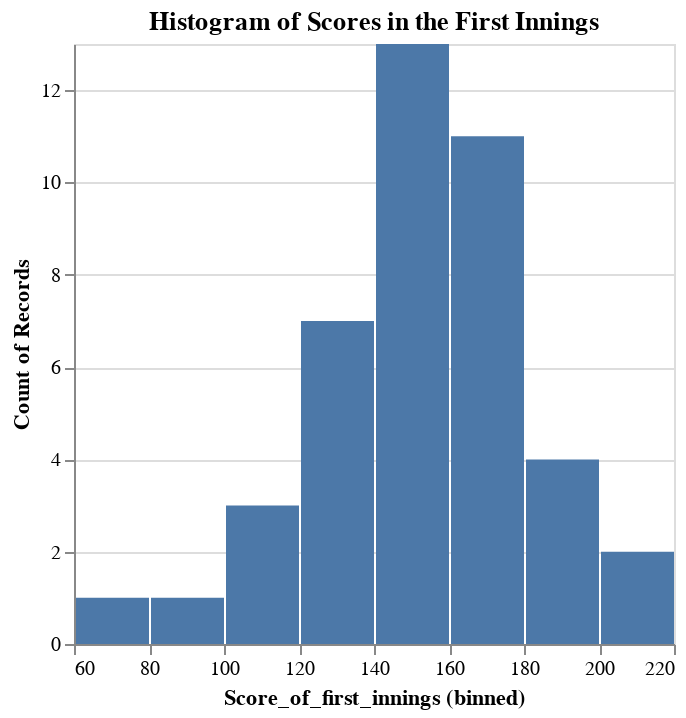

Notebook code cell kept with this figure:
### Code cell
#a) Histogram of Scores in the First Innings
# Convert scores to numeric values
data['Score_of_first_innings'] = pd.to_numeric(data['Score_of_first_innings'], errors='coerce')

# Create a histogram of scores in the first innings
hist_first_innings = alt.Chart(data).mark_bar().encode(
    alt.X('Score_of_first_innings', bin=True),
    y='count()'
).properties(
    title='Histogram of Scores in the First Innings'
)

hist_first_innings

### Figure 1 — Vega-Lite specification as saved in the notebook (floating-point values rounded to 4 significant figures)
{"config": {"view": {"continuousWidth": 300, "continuousHeight": 300}}, "data": {"name": "data-291a774f42e644d64907353e02bf421c"}, "mark": {"type": "bar"}, "encoding": {"x": {"bin": true, "field": "Score_of_first_innings", "type": "quantitative"}, "y": {"aggregate": "count", "type": "quantitative"}}, "title": "Histogram of Scores in the First Innings", "$schema": "https://vega.github.io/schema/vega-lite/v5.17.0.json", "datasets": {"data-291a774f42e644d64907353e02bf421c": [{"Match_id": 1, "Team_1": "Namibia", "Team_2": "Sri Lanka", "             Venue": "GMHBA Stadium, South Geelong, Victoria", "Stage": "First Round", "Toss_winner": "Sri Lanka", "Toss_decision": "Field", "Score_of_first_innings": 163.0, "Wkts_in_first_innings": "7", "Score_of_second_innings": "108", "Wkts_in_second_innings": "10", "Winner": "Namibia", "Won by": "55 Runs", "Player_of_the_match": "Jan Frylinck"}, {"Match_id": 2, "Team_1": "UAE", "Team_2": "Netherlands ", "             Venue": "GMHBA Stadium, South Geelong, Victoria", "Stage": "First Round", "Toss_winner": "UAE", "Toss_decision": "Bat", "Score_of_first_innings": 111.0, "Wkts_in_first_innings": "8", "Score_of_second_innings": "112", "Wkts_in_second_innings": "7", "Winner": "Netherlands", "Won by": "3 Wickets", "Player_of_the_match": "Bas de Leede"}, {"Match_id": 3, "Team_1": "Scotland", "Team_2": "West Indies", "             Venue": "Bellerive Oval, Hobart", "Stage": "First Round", "Toss_winner": "West Indies", "Toss_decision": "Field", "Score_of_first_innings": 160.0, "Wkts_in_first_innings": "5", "Score_of_second_innings": "118", "Wkts_in_second_innings": "10", "Winner": "Scotland", "Won by": "42 Runs", "Player_of_the_match": "George Munsey"}, {"Match_id": 4, "Team_1": "Zimbave", "Team_2": "Ireland", "             Venue": "Bellerive Oval, Hobart", "Stage": "First Round", "Toss_winner": "Ireland", "Toss_decision": "Field", "Score_of_first_innings": 174.0, "Wkts_in_first_innings": "7", "Score_of_second_innings": "143", "Wkts_in_second_innings": "9", "Winner": "Zimbave", "Won by": "31 Runs", "Player_of_the_match": "Sikandar Raza"}, {"Match_id": 5, "Team_1": "Namibia", "Team_2": "Netherlands ", "             Venue": "GMHBA Stadium, South Geelong, Victoria", "Stage": "First Round", "Toss_winner": "Namibia", "Toss_decision": "Bat", "Score_of_first_innings": 121.0, "Wkts_in_first_innings": "6", "Score_of_second_innings": "122", "Wkts_in_second_innings": "5", "Winner": "Netherlands", "Won by": "5 Wickets", "Player_of_the_match": "\nBas de Leede"}, {"Match_id": 6, "Team_1": "Sri Lanka", "Team_2": "UAE", "             Venue": "GMHBA Stadium, South Geelong, Victoria", "Stage": "First Round", "Toss_winner": "UAE", "Toss_decision": "Field", "Score_of_first_innings": 152.0, "Wkts_in_first_innings": "8", "Score_of_second_innings": "73", "Wkts_in_second_innings": "10", "Winner": "Sri Lanka", "Won by": "79 Runs", "Player_of_the_match": "Pathum Nissanka"}, {"Match_id": 7, "Team_1": "Scotland", "Team_2": "Ireland", "             Venue": "Bellerive Oval, Hobart", "Stage": "First Round", "Toss_winner": "Scotland", "Toss_decision": "Bat", "Score_of_first_innings": 176.0, "Wkts_in_first_innings": "5", "Score_of_second_innings": "180", "Wkts_in_second_innings": "4", "Winner": "Ireland", "Won by": "6 Wickets", "Player_of_the_match": "Curtis Campher"}, {"Match_id": 8, "Team_1": "West Indies", "Team_2": "Zimbave", "             Venue": "Bellerive Oval, Hobart", "Stage": "First Round", "Toss_winner": "West Indies", "Toss_decision": "Bat", "Score_of_first_innings": 153.0, "Wkts_in_first_innings": "7", "Score_of_second_innings": "122", "Wkts_in_second_innings": "10", "Winner": "West Indies", "Won by": "31 Runs", "Player_of_the_match": "Alzarri Joseph"}, {"Match_id": 9, "Team_1": "Sri Lanka", "Team_2": "Netherlands ", "             Venue": "GMHBA Stadium, South Geelong, Victoria", "Stage": "First Round", "Toss_winner": "Sri Lanka", "Toss_decision": "Bat", "Score_of_first_innings": 162.0, "Wkts_in_first_innings": "6", "Score_of_second_innings": "146", "Wkts_in_second_innings": "9", "Winner": "Sri Lanka", "Won by": "16 Runs", "Player_of_the_match": "Kusal Mendis"}, {"Match_id": 10, "Team_1": "UAE", "Team_2": "Namibia", "             Venue": "GMHBA Stadium, South Geelong, Victoria", "Stage": "First Round", "Toss_winner": "UAE", "Toss_decision": "Bat", "Score_of_first_innings": 148.0, "Wkts_in_first_innings": "3", "Score_of_second_innings": "141", "Wkts_in_second_innings": "8", "Winner": "UAE", "Won by": "7 Runs", "Player_of_the_match": "Muhammad Waseem"}, {"Match_id": 11, "Team_1": "West Indies", "Team_2": "Ireland", "             Venue": "Bellerive Oval, Hobart", "Stage": "First Round", "Toss_winner": "West Indies", "Toss_decision": "Bat", "Score_of_first_innings": 146.0, "Wkts_in_first_innings": "5", "Score_of_second_innings": "150", "Wkts_in_second_innings": "1", "Winner": "Ireland", "Won by": "9 Wickets", "Player_of_the_match": "Gareth Delany"}, {"Match_id": 12, "Team_1": "Scotland", "Team_2": "Zimbave", "             Venue": "Bellerive Oval, Hobart", "Stage": "Group", "Toss_winner": "Scotland", "Toss_decision": "Bat", "Score_of_first_innings": 132.0, "Wkts_in_first_innings": "6", "Score_of_second_innings": "133", "Wkts_in_second_innings": "5", "Winner": "Zimbave", "Won by": "5 Wickets", "Player_of_the_match": "Sikandar Raza"}, {"Match_id": 13, "Team_1": "New Zealand", "Team_2": "Australia", "             Venue": "Sydney Cricket Ground, Sydney", "Stage": "Group", "Toss_winner": "Australia", "Toss_decision": "Field", "Score_of_first_innings": 200.0, "Wkts_in_first_innings": "3", "Score_of_second_innings": "111", "Wkts_in_second_innings": "10", "Winner": "New Zealand", "Won by": "89 Runs", "Player_of_the_match": "Devon Conway"}, {"Match_id": 14, "Team_1": "Afghanistan", "Team_2": "England", "             Venue": "Perth Stadium, Perth", "Stage": "Group", "Toss_winner": "England", "Toss_decision": "Field", "Score_of_first_innings": 112.0, "Wkts_in_first_innings": "10", "Score_of_second_innings": "113", "Wkts_in_second_innings": "5", "Winner": "England", "Won by": "5 Wickets", "Player_of_the_match": "Sam Curran"}, {"Match_id": 15, "Team_1": "Ireland", "Team_2": "Sri Lanka", "             Venue": "Bellerive Oval, Hobart", "Stage": "Group", "Toss_winner": "Ireland", "Toss_decision": "Bat", "Score_of_first_innings": 128.0, "Wkts_in_first_innings": "8", "Score_of_second_innings": "131", "Wkts_in_second_innings": "1", "Winner": "Sri Lanka", "Won by": "9 Wickets", "Player_of_the_match": "Kusal Mendis"}, {"Match_id": 16, "Team_1": "Pakistan", "Team_2": "India", "             Venue": "Melbourne Cricket Ground, Melbourne", "Stage": "Group", "Toss_winner": "India", "Toss_decision": "Field", "Score_of_first_innings": 159.0, "Wkts_in_first_innings": "8", "Score_of_second_innings": "160", "Wkts_in_second_innings": "6", "Winner": "India", "Won by": "4 Wickets", "Player_of_the_match": "Virat Kohli"}, {"Match_id": 17, "Team_1": "Bangladesh", "Team_2": "Netherlands ", "             Venue": "Bellerive Oval, Hobart", "Stage": "Group", "Toss_winner": "Netherlands", "Toss_decision": "Field", "Score_of_first_innings": 144.0, "Wkts_in_first_innings": "8", "Score_of_second_innings": "135", "Wkts_in_second_innings": "10", "Winner": "Bangladesh", "Won by": "9 Runs", "Player_of_the_match": "Taskin Ahmed"}, {"Match_id": 18, "Team_1": "Zimbave", "Team_2": "South Africa", "             Venue": "Bellerive Oval, Hobart", "Stage": "Group", "Toss_winner": "Zimbave", "Toss_decision": "Bat", "Score_of_first_innings": 79.0, "Wkts_in_first_innings": "5", "Score_of_second_innings": "51", "Wkts_in_second_innings": "0", "Winner": "No Result", "Won by": "No Result", "Player_of_the_match": "_"}, {"Match_id": 19, "Team_1": "Sri Lanka", "Team_2": "Australia", "             Venue": "Perth Stadium, Perth", "Stage": "Group", "Toss_winner": "Australia", "Toss_decision": "Field", "Score_of_first_innings": 157.0, "Wkts_in_first_innings": "6", "Score_of_second_innings": "158", "Wkts_in_second_innings": "3", "Winner": "Australia", "Won by": "7 Wickets", "Player_of_the_match": "Marcus Stoinis"}, {"Match_id": 20, "Team_1": "Ireland", "Team_2": "England", "             Venue": "Melbourne Cricket Ground, Melbourne", "Stage": "Group", "Toss_winner": "England", "Toss_decision": "Field", "Score_of_first_innings": 157.0, "Wkts_in_first_innings": "10", "Score_of_second_innings": "105", "Wkts_in_second_innings": "5", "Winner": "Ireland", "Won by": "5 Runs", "Player_of_the_match": "Andrew Balbirnie"}, {"Match_id": 21, "Team_1": "Afghanistan", "Team_2": "New Zealand", "             Venue": "Melbourne Cricket Ground, Melbourne", "Stage": "Group", "Toss_winner": "_", "Toss_decision": "_", "Score_of_first_innings": null, "Wkts_in_first_innings": "_", "Score_of_second_innings": "_", "Wkts_in_second_innings": "_", "Winner": "No Result", "Won by": "No Result", "Player_of_the_match": "_"}, {"Match_id": 22, "Team_1": "South Africa", "Team_2": "Bangladesh", "             Venue": "Sydney Cricket Ground, Sydney", "Stage": "Group", "Toss_winner": "South Africa", "Toss_decision": "Bat", "Score_of_first_innings": 205.0, "Wkts_in_first_innings": "5", "Score_of_second_innings": "101", "Wkts_in_second_innings": "10", "Winner": "South Africa", "Won by": "104 Runs", "Player_of_the_match": "Rilee Rossouw"}, {"Match_id": 23, "Team_1": "India", "Team_2": "Netherlands ", "             Venue": "Sydney Cricket Ground, Sydney", "Stage": "Group", "Toss_winner": "India", "Toss_decision": "Bat", "Score_of_first_innings": 179.0, "Wkts_in_first_innings": "2", "Score_of_second_innings": "123", "Wkts_in_second_innings": "9", "Winner": "India", "Won by": "56 Runs", "Player_of_the_match": "Suryakumar Yadav"}, {"Match_id": 24, "Team_1": "Zimbave", "Team_2": "Pakistan", "             Venue": "Perth Stadium, Perth", "Stage": "Group", "Toss_winner": "Zimbave", "Toss_decision": "Bat", "Score_of_first_innings": 130.0, "Wkts_in_first_innings": "8", "Score_of_second_innings": "129", "Wkts_in_second_innings": "8", "Winner": "Zimbave", "Won by": "1 Run", "Player_of_the_match": "Sikandar Raza"}, {"Match_id": 25, "Team_1": "Afghanistan", "Team_2": "Ireland", "             Venue": "Melbourne Cricket Ground, Melbourne", "Stage": "Group", "Toss_winner": "_", "Toss_decision": "_", "Score_of_first_innings": null, "Wkts_in_first_innings": "_", "Score_of_second_innings": "_", "Wkts_in_second_innings": "_", "Winner": "No Result", "Won by": "No Result", "Player_of_the_match": "_"}, {"Match_id": 26, "Team_1": "Australia", "Team_2": "England", "             Venue": "Melbourne Cricket Ground, Melbourne", "Stage": "Group", "Toss_winner": "_", "Toss_decision": "_", "Score_of_first_innings": null, "Wkts_in_first_innings": "_", "Score_of_second_innings": "_", "Wkts_in_second_innings": "_", "Winner": "No Result", "Won by": "No Result", "Player_of_the_match": "_"}, {"Match_id": 27, "Team_1": "New Zealand", "Team_2": "Sri Lanka", "             Venue": "Sydney Cricket Ground, Sydney", "Stage": "Group", "Toss_winner": "New Zealand", "Toss_decision": "Bat", "Score_of_first_innings": 167.0, "Wkts_in_first_innings": "7", "Score_of_second_innings": "102", "Wkts_in_second_innings": "10", "Winner": "New Zealand", "Won by": "65 Runs", "Player_of_the_match": "Glenn phillips"}, {"Match_id": 28, "Team_1": "Bangladesh", "Team_2": "Zimbave", "             Venue": "The Gabba, Brisbane", "Stage": "Group", "Toss_winner": "Bangladesh", "Toss_decision": "Bat", "Score_of_first_innings": 150.0, "Wkts_in_first_innings": "7", "Score_of_second_innings": "147", "Wkts_in_second_innings": "8", "Winner": "Bangladesh", "Won by": "3 Runs", "Player_of_the_match": "Taskin Ahmed"}, {"Match_id": 29, "Team_1": "Netherlands", "Team_2": "Pakistan", "             Venue": "Perth Stadium, Perth", "Stage": "Group", "Toss_winner": "Netherlands", "Toss_decision": "Bat", "Score_of_first_innings": 91.0, "Wkts_in_first_innings": "9", "Score_of_second_innings": "95", "Wkts_in_second_innings": "4", "Winner": "Pakistan", "Won by": "6 Wickets", "Player_of_the_match": "Shadab Khan"}, {"Match_id": 30, "Team_1": "India", "Team_2": "South Africa", "             Venue": "Perth Stadium, Perth", "Stage": "Group", "Toss_winner": "India", "Toss_decision": "Bat", "Score_of_first_innings": 133.0, "Wkts_in_first_innings": "9", "Score_of_second_innings": "137", "Wkts_in_second_innings": "5", "Winner": "South Africa", "Won by": "5 Wickets", "Player_of_the_match": "Lungi Ngidi"}, {"Match_id": 31, "Team_1": "Australia", "Team_2": "Ireland", "             Venue": "The Gabba, Brisbane", "Stage": "Group", "Toss_winner": "Ireland", "Toss_decision": "Field", "Score_of_first_innings": 179.0, "Wkts_in_first_innings": "5", "Score_of_second_innings": "137", "Wkts_in_second_innings": "10", "Winner": "Australia", "Won by": "42 Runs", "Player_of_the_match": "Aaron Finch"}, {"Match_id": 32, "Team_1": "Afghanistan", "Team_2": "Sri Lanka", "             Venue": "The Gabba, Brisbane", "Stage": "Group", "Toss_winner": "Afghanistan", "Toss_decision": "Bat", "Score_of_first_innings": 144.0, "Wkts_in_first_innings": "8", "Score_of_second_innings": "148", "Wkts_in_second_innings": "4", "Winner": "Sri Lanka", "Won by": "6 Wickets", "Player_of_the_match": "Wanindu Hasaranga"}, {"Match_id": 33, "Team_1": "England", "Team_2": "New Zealand", "             Venue": "The Gabba, Brisbane", "Stage": "Group", "Toss_winner": "England", "Toss_decision": "Bat", "Score_of_first_innings": 179.0, "Wkts_in_first_innings": "6", "Score_of_second_innings": "159", "Wkts_in_second_innings": "6", "Winner": "England", "Won by": "20 Runs", "Player_of_the_match": "Jos Buttler"}, {"Match_id": 34, "Team_1": "Zimbave", "Team_2": "Netherlands ", "             Venue": "Adelaide Oval, Adelaide", "Stage": "Group", "Toss_winner": "Zimbave", "Toss_decision": "Bat", "Score_of_first_innings": 117.0, "Wkts_in_first_innings": "10", "Score_of_second_innings": "120", "Wkts_in_second_innings": "5", "Winner": "Netherlands", "Won by": "5 Wickets", "Player_of_the_match": "Max O'Dowd"}, {"Match_id": 35, "Team_1": "India", "Team_2": "Bangladesh", "             Venue": "Adelaide Oval, Adelaide", "Stage": "Group", "Toss_winner": "Bangladesh", "Toss_decision": "Field", "Score_of_first_innings": 184.0, "Wkts_in_first_innings": "6", "Score_of_second_innings": "145", "Wkts_in_second_innings": "6", "Winner": "India", "Won by": "5 Runs", "Player_of_the_match": "Virat Kohli"}, {"Match_id": 36, "Team_1": "Pakistan", "Team_2": "South Africa", "             Venue": "Sydney Cricket Ground, Sydney", "Stage": "Group", "Toss_winner": "Pakistan", "Toss_decision": "Bat", "Score_of_first_innings": 185.0, "Wkts_in_first_innings": "9", "Score_of_second_innings": "108", "Wkts_in_second_innings": "9", "Winner": "Pakistan", "Won by": "33 Runs", "Player_of_the_match": "Shadab Khan"}, {"Match_id": 37, "Team_1": "New Zealand", "Team_2": "Ireland", "             Venue": "Adelaide Oval, Adelaide", "Stage": "Group", "Toss_winner": "Ireland", "Toss_decision": "Field", "Score_of_first_innings": 185.0, "Wkts_in_first_innings": "6", "Score_of_second_innings": "150", "Wkts_in_second_innings": "9", "Winner": "New Zealand", "Won by": "35 Runs", "Player_of_the_match": "Kane Williamson"}, {"Match_id": 38, "Team_1": "Australia", "Team_2": "Afghanistan", "             Venue": "Adelaide Oval, Adelaide", "Stage": "Group", "Toss_winner": "Afghanistan", "Toss_decision": "Field", "Score_of_first_innings": 168.0, "Wkts_in_first_innings": "8", "Score_of_second_innings": "164", "Wkts_in_second_innings": "7", "Winner": "Australia", "Won by": "4 Runs", "Player_of_the_match": "Glenn Maxwell"}, {"Match_id": 39, "Team_1": "Sri Lanka", "Team_2": "England", "             Venue": "Sydney Cricket Ground, Sydney", "Stage": "Group", "Toss_winner": "Sri Lanka", "Toss_decision": "Bat", "Score_of_first_innings": 141.0, "Wkts_in_first_innings": "8", "Score_of_second_innings": "144", "Wkts_in_second_innings": "6", "Winner": "England", "Won by": "4 Wickets", "Player_of_the_match": "Adil Rashid"}, {"Match_id": 40, "Team_1": "Netherlands", "Team_2": "South Africa", "             Venue": "Adelaide Oval, Adelaide", "Stage": "Group", "Toss_winner": "South Africa", "Toss_decision": "Field", "Score_of_first_innings": 158.0, "Wkts_in_first_innings": "4", "Score_of_second_innings": "145", "Wkts_in_second_innings": "8", "Winner": "Netherlands", "Won by": "13 Runs", "Player_of_the_match": "Colin Ackermann"}, {"Match_id": 41, "Team_1": "Bangladesh", "Team_2": "Pakistan", "             Venue": "Adelaide Oval, Adelaide", "Stage": "Group", "Toss_winner": "Bangladesh", "Toss_decision": "Bat", "Score_of_first_innings": 127.0, "Wkts_in_first_innings": "8", "Score_of_second_innings": "128", "Wkts_in_second_innings": "5", "Winner": "Pakistan", "Won by": "5 Wickets", "Player_of_the_match": "Shaheen Afridi"}, {"Match_id": 42, "Team_1": "India", "Team_2": "Zimbave", "             Venue": "Melbourne Cricket Ground, Melbourne", "Stage": "Group", "Toss_winner": "India", "Toss_decision": "Bat", "Score_of_first_innings": 186.0, "Wkts_in_first_innings": "5", "Score_of_second_innings": "115", "Wkts_in_second_innings": "10", "Winner": "India", "Won by": "71 Runs", "Player_of_the_match": "Suryakumar Yadav"}, {"Match_id": 43, "Team_1": "New Zealand", "Team_2": "Pakistan", "             Venue": "Sydney Cricket Ground, Sydney", "Stage": "Semi Final", "Toss_winner": "New Zealand", "Toss_decision": "Bat", "Score_of_first_innings": 152.0, "Wkts_in_first_innings": "4", "Score_of_second_innings": "153", "Wkts_in_second_innings": "3", "Winner": "Pakistan", "Won by": "7 Wickets", "Player_of_the_match": "Mohammed Rizwan"}, {"Match_id": 44, "Team_1": "India", "Team_2": "England", "             Venue": "Adelaide Oval, Adelaide", "Stage": "Semi Final", "Toss_winner": "England", "Toss_decision": "Field", "Score_of_first_innings": 168.0, "Wkts_in_first_innings": "6", "Score_of_second_innings": "170", "Wkts_in_second_innings": "0", "Winner": "England", "Won by": "10 Wickets", "Player_of_the_match": "Alex Hales"}, {"Match_id": 45, "Team_1": "England", "Team_2": "Pakistan", "             Venue": "Melbourne Cricket Ground, Melbourne", "Stage": "Final", "Toss_winner": "England", "Toss_decision": "Field", "Score_of_first_innings": 137.0, "Wkts_in_first_innings": "8", "Score_of_second_innings": "138", "Wkts_in_second_innings": "5", "Winner": "England", "Won by": "5 Wickets", "Player_of_the_match": "Sam Curran"}]}}
